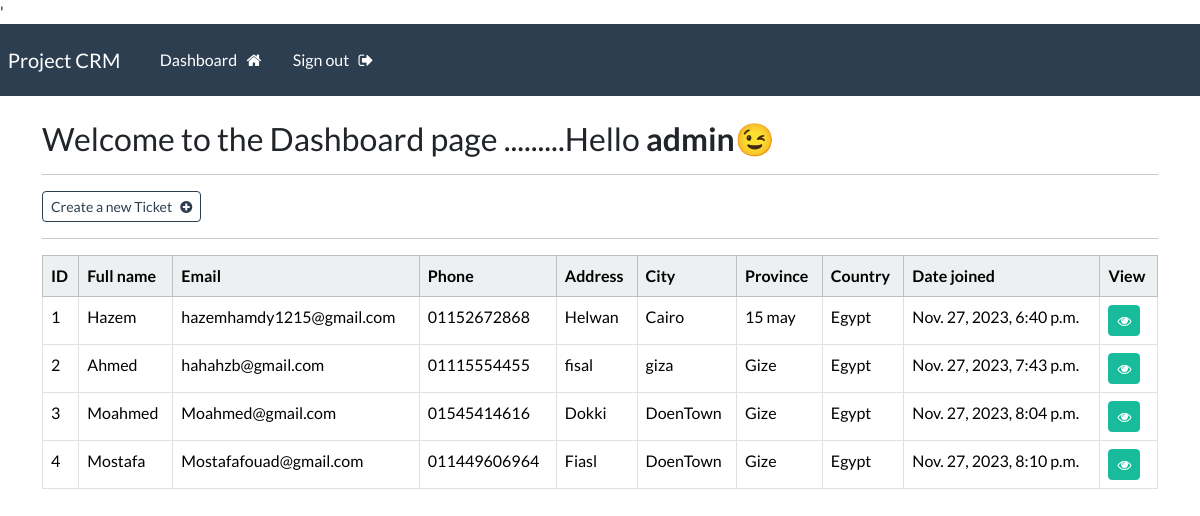
Before: /dashboard (signed in) with the older database file.
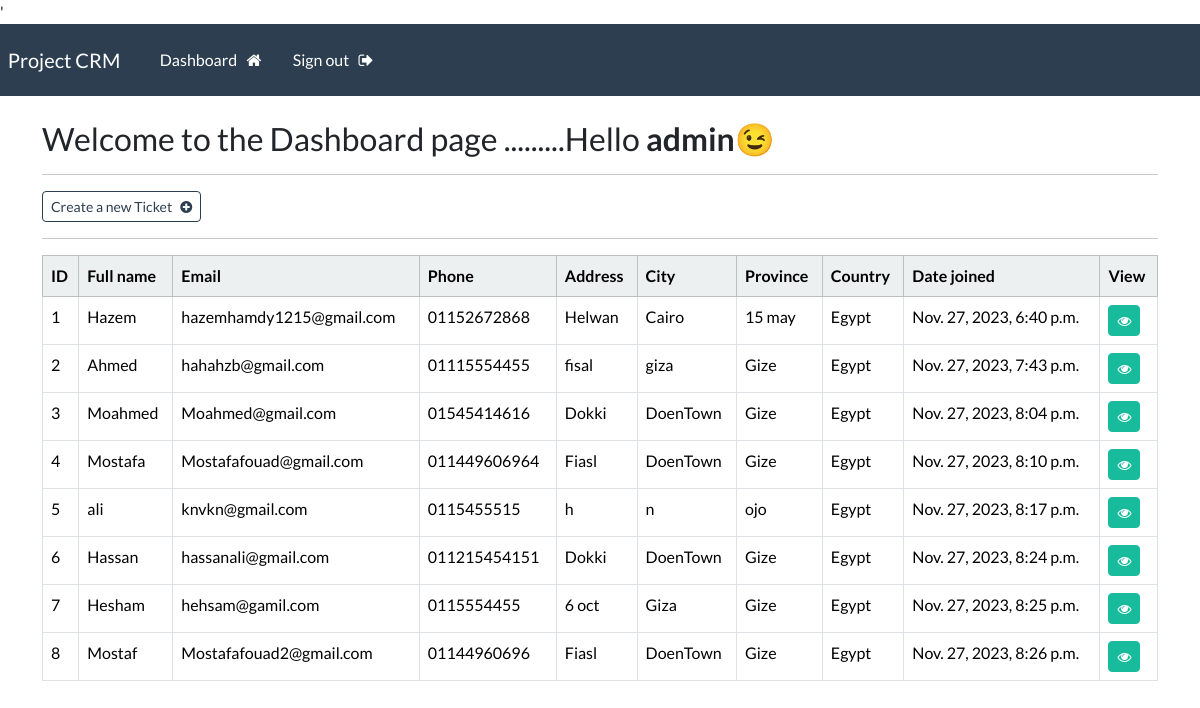
After: the same page with the newer database file.
### webapp/models.py (models this page shows, shortened)
class Record(models.Model):
    creation_date = models.DateTimeField(auto_now_add=True)
    first_name = models.CharField(max_length=50)
    last_name = models.CharField(max_length=50)
    email = models.EmailField(unique=True)
    Phone = models.CharField(max_length=50)
    address = models.CharField(max_length=50)
    city = models.CharField(max_length=50)
    province = models.CharField(max_length=50)
    country = models.CharField(max_length=50)

### webapp/views.py (the view)
# urls.py: path('dashboard', views.dashboard, name='dashboard'),
@login_required(login_url='my_login')
def dashboard(request):
    my_record = Record.objects.all()
    context = {'records': my_record}
    return render(request, 'webapp/dashboard.html', context)

### webapp/templates/webapp/dashboard.html
{% extends 'webapp/base.html' %}
{%load crispy_forms_tags %}
{% block content %}
<h3>
  Welcome to the Dashboard page .........Hello <strong>{{user}}😉</strong>
</h3>
<hr />
<a class="btn btn-outline-primary btn-sm" href="{% url 'create_record' %}"
  >Create a new Ticket &nbsp;
  <i class="fa fa-plus-circle" aria-hidden="true"></i>
</a>
<hr />
<table class="table table-bordered table-hover">
  <thead class="table-light">
    <tr>
      <th scope="col">ID</th>
      <th scope="col">Full name</th>
      <th scope="col">Email</th>
      <th scope="col">Phone</th>
      <th scope="col">Address</th>
      <th scope="col">City</th>
      <th scope="col">Province</th>
      <th scope="col">Country</th>
      <th scope="col">Date joined</th>
      <th scope="col">View</th>
    </tr>
  </thead>
  <tbody>
    {% if records %}
    {% for record in records %}
    <tr>
      <td>{{record.id}}</td>
      <td>{{record.first_name}}</td>
      <td>{{record.email}}</td>
      <td>{{record.Phone}}</td>
      <td>{{record.address}}</td>
      <td>{{record.city}}</td>
      <td>{{record.province}}</td>
      <td>{{record.country}}</td>
      <td>{{record.creation_date}}</td>
      <td> <a class="btn btn-success btn-sm" href="{% url 'record' record.id %}"> <i class="fa fa-eye" aria-hidden="true"></i/a></td>
    </tr>
    {% endfor %} {% endif %}
  </tbody>
</table>
{% endblock content %}

Changed rows visible on the page:
added Record: id "5", first_name "ali", email "knvkn@gmail.com", Phone "0115455515", address "h", city "n", province "ojo", country "Egypt", creation_date "Nov. 27, 2023, 8:17 p.m."
added Record: id "6", first_name "Hassan", email "hassanali@gmail.com", Phone "011215454151", address "Dokki", city "DoenTown", province "Gize", country "Egypt", creation_date "Nov. 27, 2023, 8:24 p.m."
added Record: id "7", first_name "Hesham", email "hehsam@gamil.com", Phone "0115554455", address "6 oct", city "Giza", province "Gize", country "Egypt", creation_date "Nov. 27, 2023, 8:25 p.m."
added Record: id "8", first_name "Mostaf", email "Mostafafouad2@gmail.com", Phone "01144960696", address "Fiasl", city "DoenTown", province "Gize", country "Egypt", creation_date "Nov. 27, 2023, 8:26 p.m."
